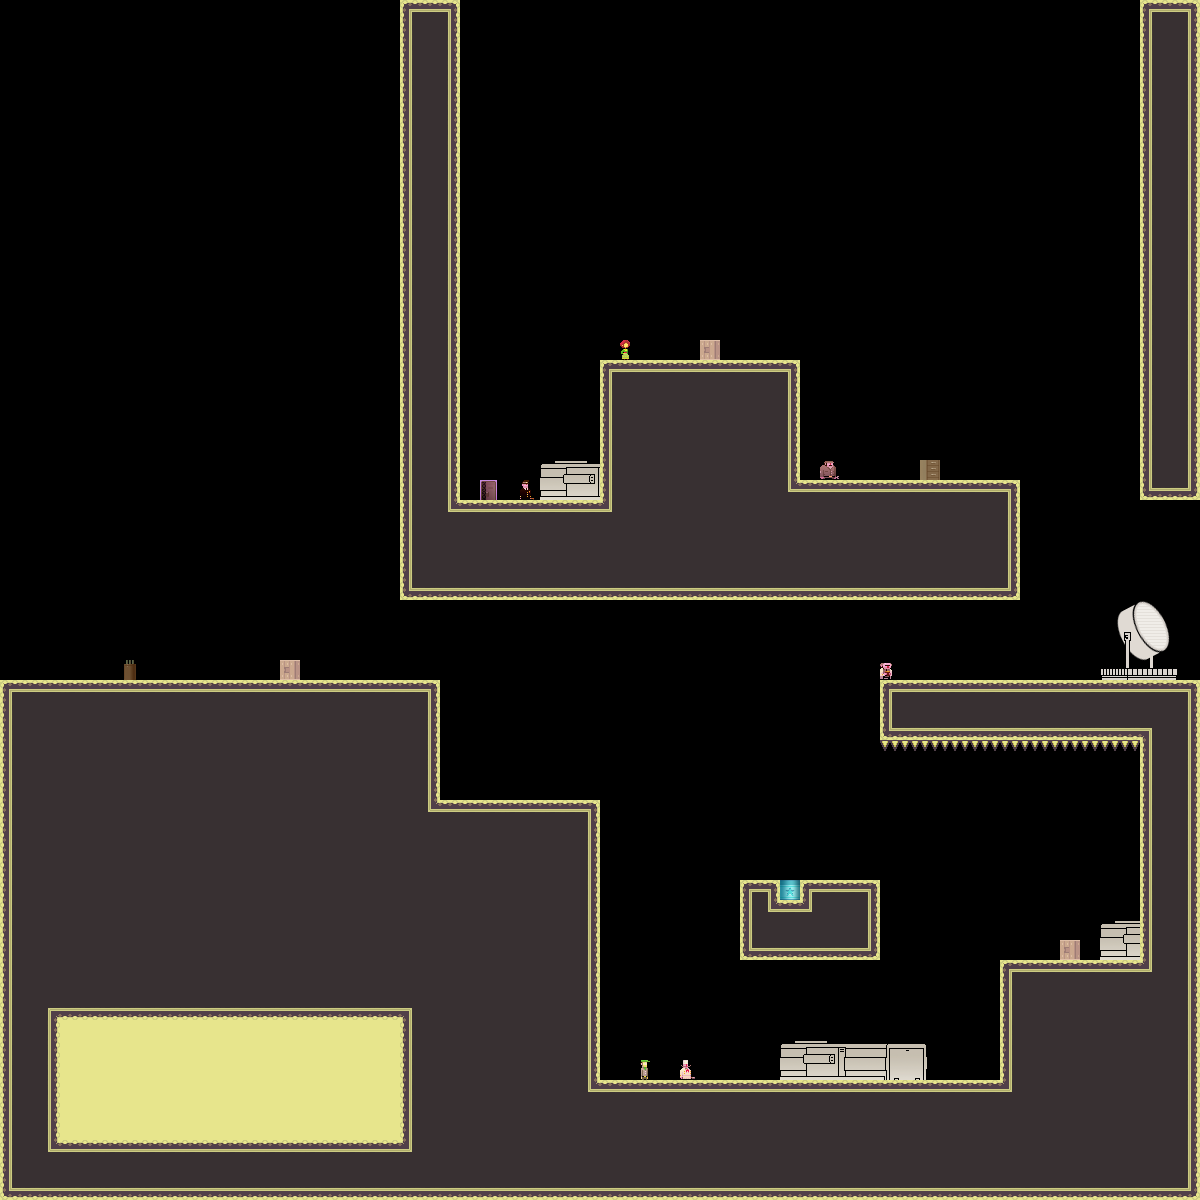

Rendered tile map (Tiled .tmx) drawn with the repository's tilesets; below, a short description and the map source with its tile grids summarised:
An orthogonal 60x60 tile map with 20x20 px tiles, 1 tile layer (bg) and 1 object.

<map version="1.0" orientation="orthogonal" width="60" height="60" tilewidth="20" tileheight="20">
 <properties>
  <property name="liselotStart" value="YES" />
 </properties>
 <tileset firstgid="1" name="tiles_military" tilewidth="20" tileheight="20">
  <image source="../../../../../XNAModeContent/Lemonade/tiles_military.png" width="400" height="400" />
  <terraintypes>
   <terrain name="solid" tile="151" />
   <terrain name="hollow" tile="94" />
  </terraintypes>
  <tile id="8" terrain=",,,1" />
  <tile id="9" terrain=",,1,1" />
  <tile id="10" terrain=",,1,1" />
  <tile id="11" terrain=",,1,1" />
  <tile id="12" terrain=",,1,1" />
  <tile id="13" terrain=",,1,1" />
  <tile id="14" terrain=",,1," />
  <tile id="15" terrain="1,1,1," />
  <tile id="16" terrain="1,1,,1" />
  <tile id="28" terrain=",1,,1" />
  <tile id="34" terrain="1,,1," />
  <tile id="35" terrain="1,,1,1" />
  <tile id="36" terrain=",1,1,1" />
  <tile id="48" terrain=",1,,1" />
  <tile id="54" terrain="1,,1," />
  <tile id="68" terrain=",1,,1" />
  <tile id="74" terrain="1,,1," />
  <tile id="88" terrain=",1,,1" />
  <tile id="94" terrain="1,,1," />
  <tile id="108" terrain=",1,,1" />
  <tile id="114" terrain="1,,1," />
  <tile id="128" terrain=",1,," />
  <tile id="129" terrain="1,1,," />
  <tile id="130" terrain="1,1,," />
  <tile id="131" terrain="1,1,," />
  <tile id="132" terrain="1,1,," />
  <tile id="133" terrain="1,1,," />
  <tile id="134" terrain="1,,," />
  <tile id="148" terrain=",,,0" />
  <tile id="149" terrain=",,0,0" />
  <tile id="150" terrain=",,0," />
  <tile id="151" terrain="0,0,0," />
  <tile id="152" terrain="0,0,," />
  <tile id="153" terrain="0,0,,0" />
  <tile id="168" terrain=",0,,0" />
  <tile id="170" terrain="0,,0," />
  <tile id="171" terrain="0,,0," />
  <tile id="173" terrain=",0,,0" />
  <tile id="188" terrain=",0,," />
  <tile id="189" terrain="0,0,," />
  <tile id="190" terrain="0,,," />
  <tile id="191" terrain="0,,0,0" />
  <tile id="192" terrain=",,0,0" />
  <tile id="193" terrain=",0,0,0" />
  <tile id="194" terrain="0,0,0,0" />
  <tile id="195" terrain="1,1,1,1" />
  <tile id="356">
   <properties>
    <property name="LargeCrate" value="" />
   </properties>
  </tile>
  <tile id="380">
   <properties>
    <property name="Andre" value="" />
   </properties>
  </tile>
  <tile id="381">
   <properties>
    <property name="Liselot" value="" />
   </properties>
  </tile>
  <tile id="382">
   <properties>
    <property name="Amsterdaam" value="" />
   </properties>
  </tile>
  <tile id="383">
   <properties>
    <property name="Worker" value="" />
   </properties>
  </tile>
  <tile id="384">
   <properties>
    <property name="Inspector" value="" />
   </properties>
  </tile>
  <tile id="385">
   <properties>
    <property name="Chef" value="" />
   </properties>
  </tile>
  <tile id="386">
   <properties>
    <property name="Exit" value="" />
   </properties>
  </tile>
  <tile id="387">
   <properties>
    <property name="Trampoline" value="" />
   </properties>
  </tile>
  <tile id="388">
   <properties>
    <property name="SmallCrate" value="" />
   </properties>
  </tile>
  <tile id="389">
   <properties>
    <property name="SugarBag" value="" />
   </properties>
  </tile>
 </tileset>
 <layer name="bg" width="60" height="60">
  <data>[3600 cells, 1562 non-empty, 81 distinct tile ids]</data>
 </layer>
 <objectgroup name="boxes" width="60" height="60">
  <object x="840" y="360">
   <polyline points="0,0 140,0 240,100 240,280" />
  </object>
 </objectgroup>
</map>
